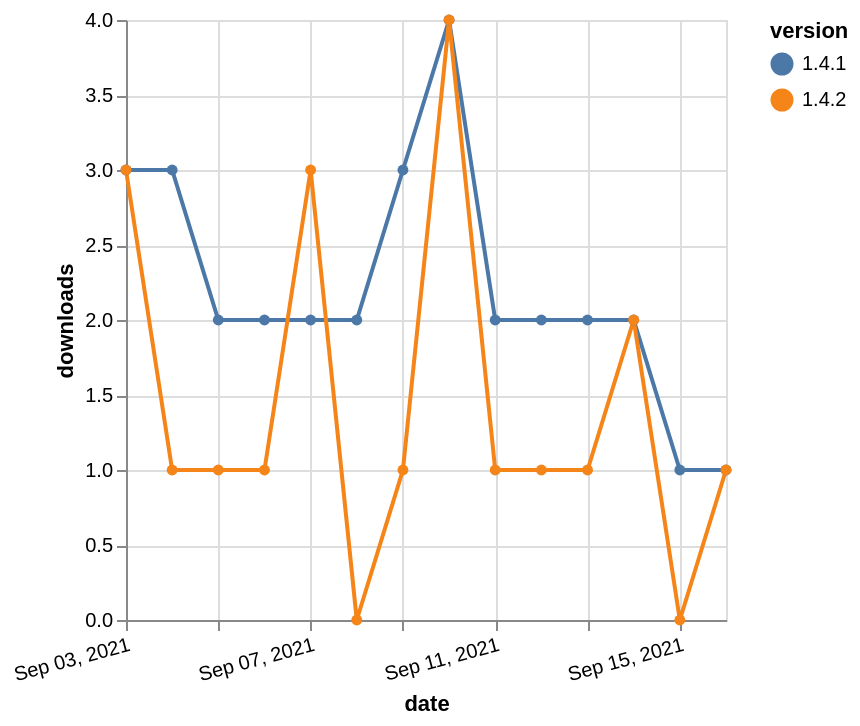

Vega-Lite specification for this chart:
### Vega-Lite specification from a JSON file in a GitHub repository (floating-point values rounded to 4 significant figures)
{"$schema": "https://vega.github.io/schema/vega-lite/v5.json", "description": "A simple bar chart with embedded data.", "data": {"values": [{"date": "2021-09-03", "total": 2031, "delta": 3, "version": "1.4.1"}, {"date": "2021-09-04", "total": 2034, "delta": 3, "version": "1.4.1"}, {"date": "2021-09-05", "total": 2036, "delta": 2, "version": "1.4.1"}, {"date": "2021-09-06", "total": 2038, "delta": 2, "version": "1.4.1"}, {"date": "2021-09-07", "total": 2040, "delta": 2, "version": "1.4.1"}, {"date": "2021-09-08", "total": 2042, "delta": 2, "version": "1.4.1"}, {"date": "2021-09-09", "total": 2045, "delta": 3, "version": "1.4.1"}, {"date": "2021-09-10", "total": 2049, "delta": 4, "version": "1.4.1"}, {"date": "2021-09-11", "total": 2051, "delta": 2, "version": "1.4.1"}, {"date": "2021-09-12", "total": 2053, "delta": 2, "version": "1.4.1"}, {"date": "2021-09-13", "total": 2055, "delta": 2, "version": "1.4.1"}, {"date": "2021-09-14", "total": 2057, "delta": 2, "version": "1.4.1"}, {"date": "2021-09-15", "total": 2058, "delta": 1, "version": "1.4.1"}, {"date": "2021-09-16", "total": 2059, "delta": 1, "version": "1.4.1"}, {"date": "2021-09-03", "total": 712, "delta": 3, "version": "1.4.2"}, {"date": "2021-09-04", "total": 713, "delta": 1, "version": "1.4.2"}, {"date": "2021-09-05", "total": 714, "delta": 1, "version": "1.4.2"}, {"date": "2021-09-06", "total": 715, "delta": 1, "version": "1.4.2"}, {"date": "2021-09-07", "total": 718, "delta": 3, "version": "1.4.2"}, {"date": "2021-09-08", "total": 718, "delta": 0, "version": "1.4.2"}, {"date": "2021-09-09", "total": 719, "delta": 1, "version": "1.4.2"}, {"date": "2021-09-10", "total": 723, "delta": 4, "version": "1.4.2"}, {"date": "2021-09-11", "total": 724, "delta": 1, "version": "1.4.2"}, {"date": "2021-09-12", "total": 725, "delta": 1, "version": "1.4.2"}, {"date": "2021-09-13", "total": 726, "delta": 1, "version": "1.4.2"}, {"date": "2021-09-14", "total": 728, "delta": 2, "version": "1.4.2"}, {"date": "2021-09-15", "total": 728, "delta": 0, "version": "1.4.2"}, {"date": "2021-09-16", "total": 729, "delta": 1, "version": "1.4.2"}]}, "width": "container", "mark": {"type": "line", "point": {"filled": true}}, "encoding": {"x": {"field": "date", "type": "temporal", "timeUnit": "yearmonthdate", "title": "date", "axis": {"labelAngle": -15}}, "y": {"field": "delta", "type": "quantitative", "title": "downloads"}, "color": {"field": "version", "type": "nominal"}, "tooltip": {"field": "delta"}}}
